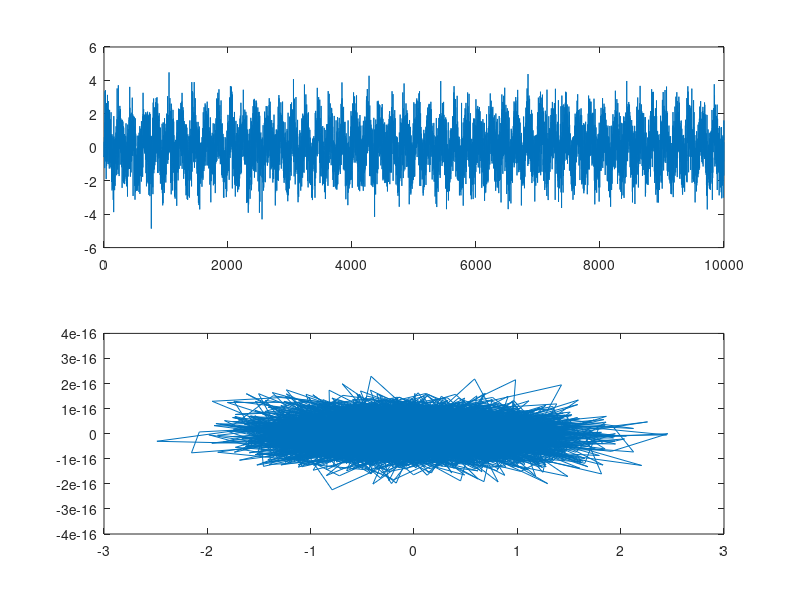

The MATLAB script that drew this image:
clc; clear all; close all;
tic;
x_in=0.5*cos([1:10000]*pi/4)+sin([1:10000]*pi/100)+randn(1,10000); 
y_out=0*x_in;                                                         % Pre allocate y for speed

N=512;                                                                % N = Number of datapoints
overlap=256;                                                          % Size of overlap = N/2

x=buffer(x_in,N,overlap);                                             % Split x into matrix, each with N rows and overlapping with size overlap

[N_samps,N_frames]=size(x);                                           % Get samples per frame (#rows) and number of frams (#cols)

x_w=repmat(hanning(N),1,N_frames).*x;                                 % Window samples with hann window, (aviods for loops)

% Main loop for filtering
for frame_no=1:N_frames-2   

    X_w(:,frame_no)=fft(x_w(:,frame_no));                             % Take FFT of all frames 
    
    Y_w(:,frame_no)=X_w(:,frame_no);                                  % Set output FFT to inputs FFT (pre allocate for speed)
    
    % Simple attempt at noise reduction, multipling parts of fft by fixed
    % gains
    Y_w(2:N/8,frame_no)=0.1*X_w(2:N/8,frame_no);                      % Set output 2 through N/8 to 1/10 of the input 
    Y_w(N/4+1:N/2,frame_no)=0.2*X_w(N/4+1:N/2,frame_no);              % Set output N/4+1 down to N/2 to 1/5 of input
    
    Y_w(N:-1:N/2+2,frame_no)=conj(Y_w(2:N/2,frame_no));               % Set second half of frame to complex conjuage of first half. AS overlap is half this bit is filtered in the next stage
    
    y_w(:,frame_no)=ifft(Y_w(:,frame_no));                            % Take iFFT
    
    y_out((frame_no-1)*overlap+1:(frame_no-1)*overlap+N)=...          % Construct output by adding each frame back togeather
        y_out((frame_no-1)*overlap+1:(frame_no-1)*overlap+N)+...
        y_w(:,frame_no)';
    
end
time_fft = toc

% Plot results
subplot(2,1,1); plot(x_in)
subplot(2,1,2); plot(y_out);